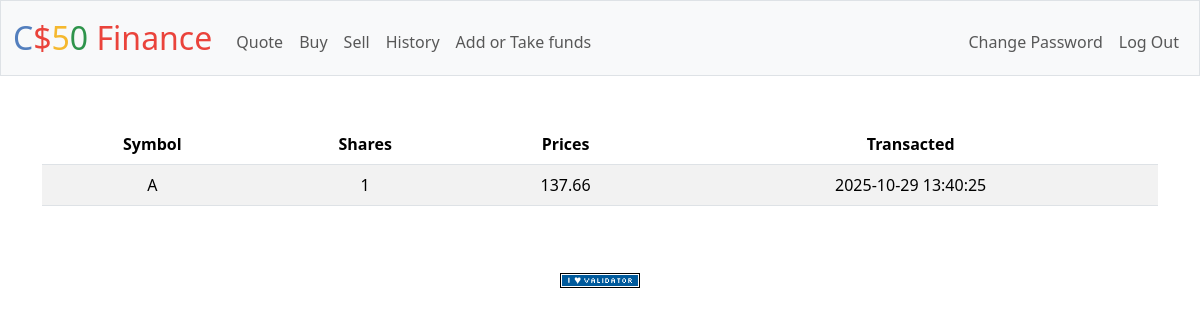
The app's page /history (signed in) with its own data.
### tables this page shows
CREATE TABLE "transactions" (
    transaction_id INTEGER PRIMARY KEY AUTOINCREMENT,
    user_id INTEGER NOT NULL,
    symbol VARCHAR(5),
    shares INTEGER,
    price DECIMAL(10,2),
    transaction_date DATETIME,
    FOREIGN KEY (user_id) REFERENCES users(id)
);

### app.py (the view)
@app.route("/history")
@login_required
def history():
    user_id = session["user_id"]
    return render_template("history.html",records = db.execute("SELECT symbol,shares,price,transaction_date FROM transactions WHERE user_id = ? ORDER BY transaction_date DESC",user_id))

### app.py (called while the page is built)
@app.after_request
def after_request(response):
    response.headers["Cache-Control"] = "no-cache, no-store, must-revalidate"
    response.headers["Expires"] = 0
    response.headers["Pragma"] = "no-cache"
    return response

### helpers.py (called while the page is built)
def login_required(f):
    @wraps(f)
    def decorated_function(*args, **kwargs):
        if session.get("user_id") is None:
            return redirect("/login")
        return f(*args, **kwargs)
    return decorated_function

### templates/history.html (shortened to what this page needs)
{% extends "layout.html" %}
{% block main %}
    <table class="table table-striped table-hover">
        <thead>
            <tr>
                <th>Symbol</th>
                <th>Shares</th>
                <th>Prices</th>
                <th>Transacted</th>
            </tr>
        </thead>
        <tbody>
            {% for record in records %}
            <tr>
                <td>{{ record['symbol'] }}</td>
                <td>{{ record['shares'] }}</td>
                <td>{{ record['price'] }}</td>
                <td>{{ record['transaction_date'] }}</td>
            </tr>
            {% endfor %}
        </tbody>
    </table>
{% endblock %}

### records on screen
transactions: symbol "A", shares "1", price "137.66", transaction_date "2025-10-29 13:40:25"
